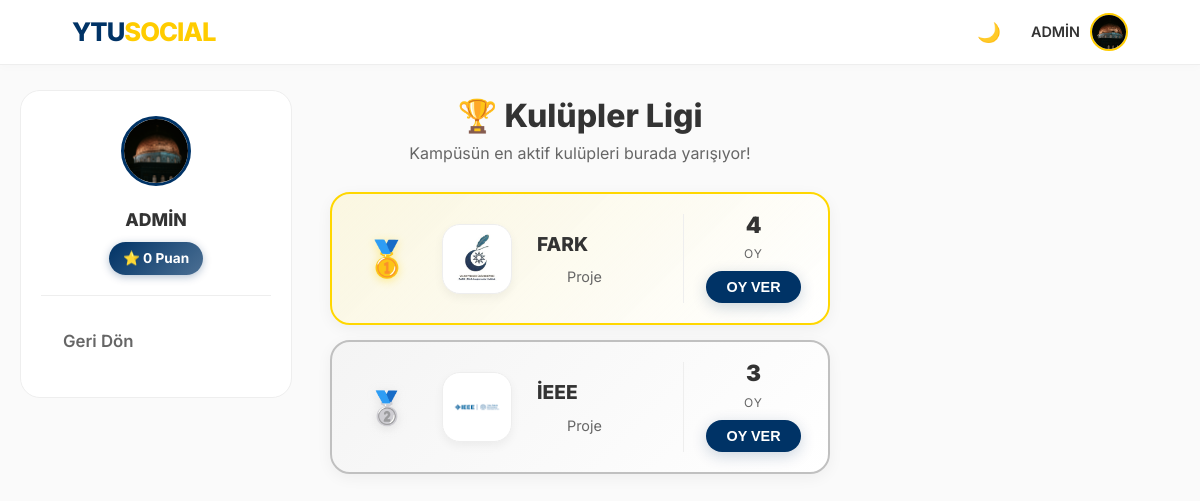
The page /clubs_league (signed in) on the database its author committed.
### models.py (models this page shows, shortened)
class User(UserMixin, db.Model):
    id = db.Column(db.Integer, primary_key=True)
    email = db.Column(db.String(120), unique=True, nullable=False)
    password = db.Column(db.String(200), nullable=False)
    username = db.Column(db.String(50), nullable=True)
    handle = db.Column(db.String(30), unique=True, nullable=True)
    stories = db.relationship('Story', backref='author', lazy=True)
    is_admin = db.Column(db.Boolean, default=False)
    department = db.Column(db.String(100), nullable=True)
    score = db.Column(db.Integer, default=0)
    bio = db.Column(db.String(200), nullable=True)
    profile_pic = db.Column(db.String(200), default='img/default_avatar.png')
    is_verified = db.Column(db.Boolean, default=False)
    otp_code = db.Column(db.String(6))
    ban_expiration = db.Column(db.DateTime, nullable=True)
    is_banned = db.Column(db.Boolean, default=False)
    posts = db.relationship('Post', backref='author', lazy=True)
    image_file = db.Column(db.String(255), nullable=True)
    comments = db.relationship('Comment', backref='author', lazy=True)
    messages_sent = db.relationship('Message', foreign_keys='Message.sender_id', backref='sender', lazy='dynamic')
    messages_received = db.relationship('Message', foreign_keys='Message.recipient_id', backref='recipient', lazy='dynamic')
    saved_posts = db.relationship('SavedPost', back_populates='user', lazy=True, cascade="all, delete-orphan")
    followed = db.relationship(
        'User', secondary=followers,
        primaryjoin=(followers.c.follower_id == id),
        secondaryjoin=(followers.c.followed_id == id),
        backref=db.backref('followers', lazy='dynamic'), lazy='dynamic'
    )

class Club(db.Model):
    id = db.Column(db.Integer, primary_key=True)
    name = db.Column(db.String(100), unique=True, nullable=False)
    slug = db.Column(db.String(100), unique=True, nullable=False)
    description = db.Column(db.Text, nullable=False)
    logo_file = db.Column(db.String(255), nullable=False, default='default_club.jpg')
    created_at = db.Column(db.DateTime, nullable=False, default=datetime.utcnow)
    leader_id = db.Column(db.Integer, db.ForeignKey('user.id'), nullable=True)
    leader = db.relationship('User', foreign_keys=[leader_id], backref='led_clubs')
    posts = db.relationship('ClubPost', backref='club', lazy=True, cascade="all, delete-orphan")
    followers = db.relationship('User', secondary=club_followers, backref=db.backref('followed_clubs', lazy='dynamic'))
    vote_records = db.relationship('ClubVote', backref='club', lazy=True)
    @property
    def votes(self):
        return len(self.vote_records)
    def total_votes(self):
        return self.votes

### routes/main.py (the view)
@main.route('/clubs_league')
@login_required
def clubs_full_list():
    all_clubs = Club.query.all()
    ranked_clubs = sorted(all_clubs, key=lambda c: c.total_votes(), reverse=True)
    return render_template('clubs_full.html', clubs=ranked_clubs)

### models.py (called while the page is built)
@login_manager.user_loader
def load_user(user_id):
    return User.query.get(int(user_id))

### utils.py (called while the page is built)
def get_trending_hashtags():
    from models import Post
    posts = Post.query.with_entities(Post.content).all()
    hashtags = {}
    for post in posts:
        if post.content:
            found_tags = re.findall(r"#(\w+)", post.content.lower())
            for tag in found_tags:
                hashtags[tag] = hashtags.get(tag, 0) + 1
    sorted_tags = sorted(hashtags.items(), key=lambda x: x[1], reverse=True)
    return sorted_tags[:5]

### templates/clubs_full.html (shortened to what this page needs)
<!DOCTYPE html>
<html lang="tr">
<head>
    <link rel="stylesheet" href="/static/style.css">
</head>
<body>
    {% include 'navbar_partial.html' ignore missing %}
    <div class="main-layout">
        <aside class="left-sidebar sticky-sidebar">
            <div style="background: var(--card-bg); border-radius: 20px; padding: 25px 20px; border: 1px solid var(--border-color);">
                <div style="text-align: center; margin-bottom: 20px; padding-bottom: 20px; border-bottom: 1px solid var(--border-color);">
                    <img src="/static/{{ current_user.profile_pic }}" style="width: 70px; height: 70px; border-radius: 50%; border: 3px solid var(--ytu-lacivert); object-fit: cover; margin-bottom: 12px;">
                    <h3 style="font-size: 1.1rem; font-weight: 800; color: var(--text-color); margin: 0 0 8px 0;">{{ current_user.username }}</h3>
                    <span style="background: linear-gradient(135deg, var(--ytu-lacivert), rgba(var(--ytu-lacivert-rgb), 0.7)); color: white; display: inline-block; padding: 6px 14px; border-radius: 20px; font-weight: 700; font-size: 0.85rem; box-shadow: 0 2px 8px rgba(var(--ytu-lacivert-rgb), 0.3);">⭐ {{ current_user.score }} Puan</span>
                </div>
                <nav style="display: flex; flex-direction: column; gap: 8px;">
                    <a href="{{ url_for('main.index') }}" class="sidebar-link" style="padding:12px; border-radius:12px; font-weight:600; color:var(--text-muted); display:flex; gap:10px;"> Geri Dön</a>
                </nav>
            </div>
        </aside>
        <main>
            <div class="section-header" style="margin-bottom: 25px; text-align:center;">
                <h2 style="font-weight: 800; font-size: 2rem;">🏆 Kulüpler Ligi</h2>
                <p style="color: var(--text-muted);">Kampüsün en aktif kulüpleri burada yarışıyor!</p>
            </div>
            <div class="league-container">
                {% for club in clubs %}
                <div class="club-card rank-{{ loop.index }}">
                    <div class="rank-badge">
                        {% if loop.index == 1 %}🥇{% elif loop.index == 2 %}🥈{% elif loop.index == 3 %}🥉{% else %}#{{ loop.index }}{% endif %}
                    </div>
                    <div class="club-logo-wrapper">
                        <img src="/static/img/{{ club.logo_file }}" alt="{{ club.name }}">
                    </div>
                    <div class="club-details">
                        <a href="{{ url_for('main.club_detail', slug=club.slug) }}" class="club-name">{{ club.name }}</a>
                        <div class="club-meta">
                            <span> {{ club.members }}</span>
                            <span> {{ club.projects }} Proje</span>
                        </div>
                    </div>
                    <div class="vote-section">
                        <span class="vote-count" id="vote-count-{{ club.id }}">{{ club.votes }}</span>
                        <span class="vote-label">OY</span>
                        <button class="vote-btn" onclick="oyVer('{{ club.id }}', this)">OY VER</button>
                    </div>
                </div>
                {% endfor %}
            </div>
        </main>
        <aside class="right-sidebar">
            </aside>
    </div>
</body>
</html>

### templates/navbar_partial.html (shortened to what this page needs)
<nav class="navbar">
    <a href="/" class="nav-logo">YTU<span>SOCIAL</span></a>
    <div class="nav-items" id="mobile-menu">
        <button type="button" onclick="toggleDarkMode()" id="theme-btn" title="Temayı Değiştir" style="background:none; border:none; cursor:pointer; font-size:1.2rem;">
            🌙
        </button>
        <div class="profile-menu" onclick="toggleProfileDropdown()">
            {% if current_user.is_authenticated %}
                <span style="font-weight: 600; font-size: 0.9rem;">{{ current_user.username }}</span>
                <img src="/static/{{ current_user.profile_pic }}" class="nav-avatar" alt="Profil">
            {% else %}
                <span style="font-weight: 600;">Misafir</span>
                <img src="/static/img/default_avatar.png" class="nav-avatar" alt="Misafir">
            {% endif %}
        </div>
    </div>
</nav>

### templates/clubs_full.html (style rules this page uses)
.league-container { max-width: 850px; margin: 0 auto; }
.club-card { background: var(--card-bg); border: 1px solid var(--border-color); border-radius: 20px; padding: 20px 25px; margin-bottom: 15px; display: flex; align-items: center; transition: all 0.3s cubic-bezier(0.4, 0, 0.2, 1); position: relative; overflow: hidden; }
.rank-badge { font-size: 1.8rem; font-weight: 900; width: 60px; text-align: center; color: var(--text-muted); font-family: 'Inter', sans-serif; opacity: 0.5; }
.club-card.rank-1 { background: linear-gradient(135deg, rgba(255, 215, 0, 0.1), var(--card-bg)); border: 2px solid #FFD700; }
.club-card.rank-1 .rank-badge { color: #FFD700; opacity: 1; text-shadow: 0 2px 10px rgba(255, 215, 0, 0.4); font-size: 2.2rem; }
.club-card.rank-2 { background: linear-gradient(135deg, rgba(192, 192, 192, 0.1), var(--card-bg)); border: 2px solid #C0C0C0; }
.club-card.rank-2 .rank-badge { color: #C0C0C0; opacity: 1; text-shadow: 0 2px 10px rgba(192, 192, 192, 0.4); font-size: 2rem; }
.club-logo-wrapper { width: 70px; height: 70px; border-radius: 18px; overflow: hidden; margin: 0 25px; border: 1px solid var(--border-color); background: #fff; padding: 5px; box-shadow: 0 4px 10px rgba(0,0,0,0.05); }
.club-logo-wrapper img { width: 100%; height: 100%; object-fit: contain; }
.club-details { flex: 1; }
.club-name { font-size: 1.2rem; font-weight: 800; margin-bottom: 6px; color: var(--text-color); text-decoration: none; display: block; }
.club-meta { font-size: 0.9rem; color: var(--text-muted); display: flex; gap: 20px; align-items: center; }
.vote-section { text-align: center; min-width: 120px; display: flex; flex-direction: column; align-items: center; gap: 8px; padding-left: 20px; border-left: 1px solid var(--border-color); }
.vote-count { font-size: 1.4rem; font-weight: 900; color: var(--text-color); line-height: 1; }
.vote-label { font-size: 0.75rem; color: var(--text-muted); text-transform: uppercase; letter-spacing: 1px; }
.vote-btn { background: var(--ytu-lacivert); color: white; border: none; padding: 8px 20px; border-radius: 30px; font-weight: 700; font-size: 0.9rem; cursor: pointer; transition: all 0.2s; box-shadow: 0 4px 15px rgba(0, 51, 102, 0.2); display: flex; align-items: center; gap: 6px; }

### rows shown on the page
User: username "ADMİN", profile_pic (picture), score "0"
Club: logo_file (picture), name "FARK", votes "4"
Club: logo_file (picture), name "İEEE", votes "3"
